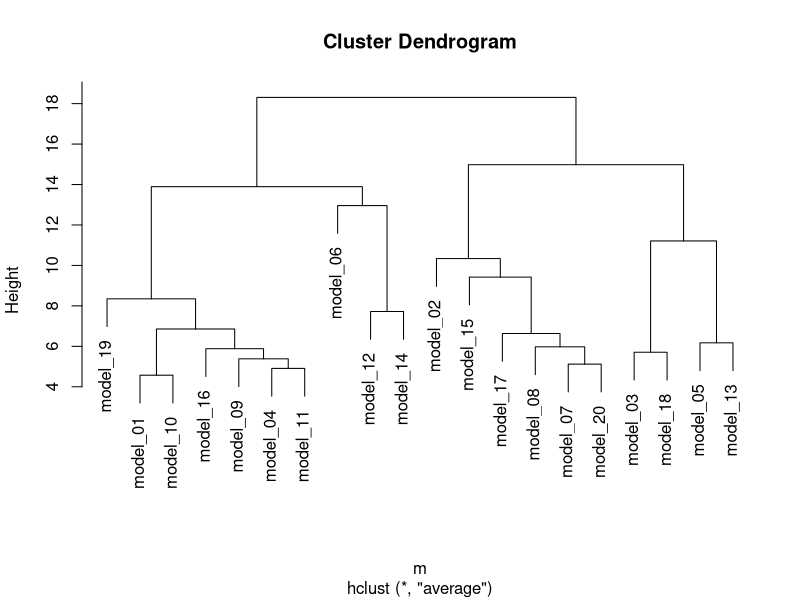
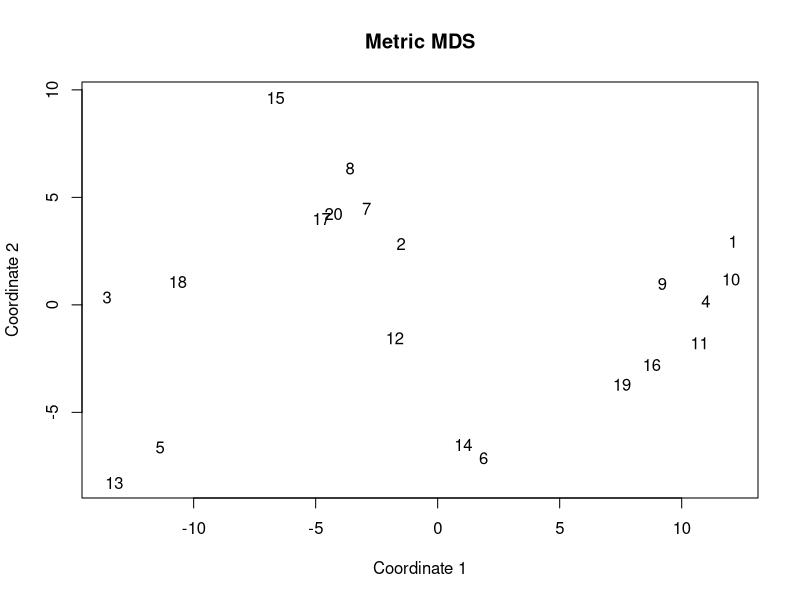

R code for these plots, in order: (Note: this script raises an error after producing the figures.)
## ---- chunk 1
knitr::opts_chunk$set(echo = TRUE)
library(party)
library(MASS)
library(ROCR)
## ---- chunk 2
# Ejecute el código debajo para obtener la matriz de distancias.
dist_data <- data.frame(
  model_01 = c(0, 16.4852, 26.7001, 6.6758, 25.6860, 17.2724, 16.4360, 17.5262, 5.7859, 4.5729, 7.3545, 16.2985, 27.9932, 15.6142, 20.5686, 9.3243, 17.8689, 23.9115, 10.3299, 17.2828),
  model_02 = c(16.4852, 0, 18.2345, 17.7663, 16.3651, 11.7960, 8.2189, 10.8417, 15.2919, 16.4171, 16.9726, 13.7641, 18.3786, 14.3336, 11.6759, 17.1467, 11.2420, 16.8094, 13.8109, 9.7168),
  model_03 = c(26.7001, 18.2345, 0, 24.9232, 10.1868, 21.4135, 14.6915, 14.5236, 23.4392, 26.3174, 24.9146, 14.3248, 11.5938, 17.7416, 14.0819, 23.1910, 11.6983, 5.7072, 22.7548, 12.6613),
  model_04 = c(6.6758, 17.7663, 24.9232, 0, 24.0685, 16.6095, 16.4687, 17.1476, 5.2863, 5.8117, 4.9092, 14.5118, 26.3781, 13.4018, 21.3679, 5.9685, 17.0221, 22.1496, 8.6671, 16.8856),
  model_05 = c(25.6860, 16.3651, 10.1868, 24.0685, 0, 16.1106, 15.2739, 16.7502, 22.4373, 25.0151, 23.1993, 13.3762, 6.1724, 13.9120, 17.6865, 21.5592, 13.8006, 10.6359, 20.0988, 13.9501),
  model_06 = c(17.2724, 11.7960, 21.4135, 16.6095, 16.1106, 0, 14.4798, 17.2628, 15.2802, 15.9306, 14.9138, 15.1275, 17.7061, 10.7905, 20.2664, 14.7562, 17.0877, 20.1955, 10.3066, 15.7021),
  model_07 = c(16.4360, 8.2189, 14.6915, 16.4687, 15.2739, 14.4798, 0, 6.1707, 14.5125, 16.2804, 16.4638, 10.9738, 17.2864, 13.7019, 9.7053, 15.8147, 7.5667, 12.4539, 14.3201, 5.1190),
  model_08 = c(17.5262, 10.8417, 14.5236, 17.1476, 16.7502, 17.2628, 6.1707, 0, 15.4003, 17.7589, 17.6089, 10.9059, 18.4387, 14.6958, 9.3566, 16.5306, 6.8907, 11.9384, 16.3907, 5.7788),
  model_09 = c(5.7859, 15.2919, 23.4392, 5.2863, 22.4373, 15.2802, 14.5125, 15.4003, 0, 5.8535, 5.4776, 12.8612, 24.8279, 12.1619, 18.9797, 6.3361, 15.0996, 20.5545, 7.8011, 14.8662),
  model_10 = c(4.5729, 16.4171, 26.3174, 5.8117, 25.0151, 15.9306, 16.2804, 17.7589, 5.8535, 0, 5.9455, 16.1058, 27.3436, 14.7760, 21.2119, 8.1079, 17.9523, 23.6218, 8.6544, 17.3343),
  model_11 = c(7.3545, 16.9726, 24.9146, 4.9092, 23.1993, 14.9138, 16.4638, 17.6089, 5.4776, 5.9455, 0, 14.0077, 25.4121, 12.1996, 21.7709, 5.3425, 17.2134, 22.1693, 7.0570, 16.9675),
  model_12 = c(16.2985, 13.7641, 14.3248, 14.5118, 13.3762, 15.1275, 10.9738, 10.9059, 12.8612, 16.1058, 14.0077, 0, 15.3454, 7.7219, 15.2254, 11.7657, 8.6621, 11.5023, 13.0254, 9.2705),
  model_13 = c(27.9932, 18.3786, 11.5938, 26.3781, 6.1724, 17.7061, 17.2864, 18.4387, 24.8279, 27.3436, 25.4121, 15.3454, 0, 15.6845, 19.9546, 23.6483, 15.9775, 12.4275, 22.0478, 16.2506),
  model_14 = c(15.6142, 14.3336, 17.7416, 13.4018, 13.9120, 10.7905, 13.7019, 14.6958, 12.1619, 14.7760, 12.1996, 7.7219, 15.6845, 0, 19.1618, 9.8197, 12.9266, 15.5429, 10.1634, 13.0122),
  model_15 = c(20.5686, 11.6759, 14.0819, 21.3679, 17.6865, 20.2664, 9.7053, 9.3566, 18.9797, 21.2119, 21.7709, 15.2254, 19.9546, 19.1618, 0, 21.3889, 9.5500, 13.0831, 20.3184, 9.0762),
  model_16 = c(9.3243, 17.1467, 23.1910, 5.9685, 21.5592, 14.7562, 15.8147, 16.5306, 6.3361, 8.1079, 5.3425, 11.7657, 23.6483, 9.8197, 21.3889, 0, 15.8248, 20.3619, 7.5788, 15.8322),
  model_17 = c(17.8689, 11.2420, 11.6983, 17.0221, 13.8006, 17.0877, 7.5667, 6.8907, 15.0996, 17.9523, 17.2134, 8.6621, 15.9775, 12.9266, 9.5500, 15.8248, 0, 9.0847, 15.9460, 5.4431),
  model_18 = c(23.9115, 16.8094, 5.7072, 22.1496, 10.6359, 20.1955, 12.4539, 11.9384, 20.5545, 23.6218, 22.1693, 11.5023, 12.4275, 15.5429, 13.0831, 20.3619, 9.0847, 0, 20.4288, 10.1646),
  model_19 = c(10.3299, 13.8109, 22.7548, 8.6671, 20.0988, 10.3066, 14.3201, 16.3907, 7.8011, 8.6544, 7.0570, 13.0254, 22.0478, 10.1634, 20.3184, 7.5788, 15.9460, 20.4288, 0, 15.2810),
  model_20 = c(17.2828, 9.7168, 12.6613, 16.8856, 13.9501, 15.7021, 5.1190, 5.7788, 14.8662, 17.3343, 16.9675, 9.2705, 16.2506, 13.0122, 9.0762, 15.8322, 5.4431, 10.1646, 15.2810, 0)
)
rownames(dist_data) <- colnames(dist_data)
dist_data <- as.dist(dist_data)
## ---- chunk 3
# mat_file <- read.table(
#   file="data\\dist_mat.txt"
# )

# m <- as.dist(mat_file)

m <-  as.dist(dist_data)


hc <- hclust(m, method="average")


plot(hc)

fit <- cmdscale(
  m, eig=TRUE, k=2)


# plot solution
x <- fit$points[,1]
y <- fit$points[,2]
plot(
  x,
  y,
  xlab="Coordinate 1",
  ylab="Coordinate 2",
  main="Metric MDS",
  pch=19,
  col="#ffffff88")

text(
  x,y, c(1:20)
)


clusters <- cutree(hc,k = 4)
clusters[clusters==1]
clusters[clusters==2]
clusters[clusters==3]
clusters[clusters==4]

fit
## ---- chunk 4
# Cambiar la ruta de acceso al archivo.
docking_data <- read.table("data/hdock_5ecae82ecf8f7.txt")
colnames(docking_data) <- c("X", "Y", "Z", "Rot1", "Rot2", "Rot3", "Energ", "?", "?")
## ---- chunk 5

docking_data <- read.table("data/hdock_5ecae82ecf8f7.txt")
colnames(docking_data) <- c("X", "Y", "Z", "Rot1", "Rot2", "Rot3", "Energ", "?", "?")

pca <- prcomp(
  docking_data[,1:6],
  center = TRUE,
  scale. = TRUE
)

spca <- summary(pca)

plot(
  pca$x[,"PC1"],
  pca$x[,"PC2"],
  pch=19,
  cex=0.6,
  xlab=paste("PC1", spca$importance[2,1]),
  ylab=paste("PC2", spca$importance[2,2]),
  col=kclu$cluster
)

kclu <- kmeans(
  docking_data[,1:6],
  3)

bpdata <- cbind(
  E = docking_data$Energ,
  C = kclu$cluster
)

boxplot(
  E ~ C,
  bpdata
)

anova_results <- aov(
  E ~ C,
  data.frame(bpdata)
)
summary(anova_results)
## ---- chunk 6
expdata <- data.frame(
  matrix(
    data=c(
      "11.076", "0", "1", "0", "1", "1", "0", "0", "1", "Signaling",
       "6.982", "0", "0", "1", "0", "0", "0", "1", "1", "Metabolism",
       "3.641", "0", "0", "1", "0", "1", "0", "0", "1", "Stress",
       "9.778", "0", "0", "1", "1", "1", "1", "0", "0", "Stress",
      "10.995", "0", "1", "0", "1", "0", "0", "1", "1", "Signaling",
       "7.213", "0", "1", "0", "1", "0", "1", "0", "1", "Signaling",
       "9.292", "0", "0", "1", "0", "1", "1", "1", "0", "Stress",
       "7.437", "0", "0", "0", "0", "1", "0", "1", "0", "Signaling",
       "1.381", "1", "0", "0", "0", "1", "1", "0", "1", "Signaling",
      "14.812", "0", "0", "1", "1", "0", "1", "1", "0", "Stress",
       "3.536", "1", "0", "0", "0", "1", "0", "0", "1", "Signaling",
       "8.384", "0", "0", "0", "0", "1", "0", "1", "1", "Metabolism",
       "5.433", "0", "0", "0", "0", "1", "1", "1", "1", "Signaling",
       "7.068", "1", "0", "0", "1", "1", "1", "0", "0", "Signaling",
      "-0.962", "1", "1", "0", "0", "1", "0", "0", "0", "Metabolism",
       "3.725", "0", "0", "1", "0", "1", "1", "0", "0", "Stress",
      "12.031", "1", "0", "0", "1", "0", "1", "1", "0", "Signaling",
       "2.779", "1", "0", "1", "0", "1", "0", "0", "1", "Metabolism",
       "4.730", "1", "1", "1", "0", "0", "0", "0", "1", "Metabolism",
      "13.597", "1", "1", "0", "1", "0", "0", "1", "0", "Metabolism",
       "8.690", "0", "1", "0", "1", "0", "0", "0", "1", "Metabolism",
       "2.394", "0", "1", "0", "0", "1", "1", "1", "0", "Signaling",
      "12.631", "0", "0", "0", "1", "0", "1", "1", "0", "Signaling",
       "9.043", "0", "0", "1", "0", "1", "0", "1", "0", "Stress",
      "11.414", "0", "0", "0", "1", "0", "0", "1", "1", "Signaling",
       "5.610", "0", "1", "1", "0", "0", "0", "1", "1", "Metabolism",
      "10.922", "0", "0", "1", "1", "1", "0", "0", "0", "Stress",
       "5.502", "1", "0", "0", "0", "1", "0", "0", "0", "Signaling",
       "3.769", "1", "1", "0", "0", "1", "0", "1", "0", "Metabolism",
       "2.601", "1", "1", "1", "0", "0", "1", "0", "0", "Metabolism"
      ),
    byrow = TRUE,
    ncol=10,
  ),
  stringsAsFactors = FALSE
)

expdata[,1] <- as.numeric(expdata[,1])
expdata[,2] <- as.numeric(expdata[,2])
expdata[,3] <- as.numeric(expdata[,3])
expdata[,4] <- as.numeric(expdata[,4])
expdata[,5] <- as.numeric(expdata[,5])
expdata[,6] <- as.numeric(expdata[,6])
expdata[,7] <- as.numeric(expdata[,7])
expdata[,8] <- as.numeric(expdata[,8])
expdata[,9] <- as.numeric(expdata[,9])
expdata[,10] <- factor(expdata[,10])
rownames(expdata) <- c(
  "BN43692", "BN14803", "BN09935", "BN41071", "BN79318", "BN28948", "BN57814",
  "BN29770", "BN05403", "BN99720", "BN59592", "BN83110", "BN08049", "BN97505",
  "BN04609", "BN44066", "BN50732", "BN68717", "BN16980", "BN60240", "BN66629",
  "BN55826", "BN48684", "BN82698", "BN09817", "BN53059", "BN92537", "BN09699",
  "BN36675", "BN33697"
)
colnames(expdata) <- c("Expr", "BN55201", "BN91693", "BN56179", "BN19314",
                       "BN41333", "BN41266", "BN56652", "BN02864", "Type")
expdata
## ---- chunk 7
network <- expand.grid(
  c(TRUE, FALSE),
  c(TRUE, FALSE),
  c(TRUE, FALSE),
  c(TRUE, FALSE),
  c(TRUE, FALSE),
  c(TRUE, FALSE),
  c(TRUE, FALSE),
  c(TRUE, FALSE))
network <- network[rowSums(network)>=2 & rowSums(network)<=4,]
network <- apply(network, 2, as.integer)
network <- network[sample(1:nrow(network), 30),]

explev <- c(
  0.03,
  -2,
  0.5,
  7,
  0.1,
  -0.6,
  4,
  0.01
)

net_lev <- apply(
  network,
  1,
  FUN=function(x) sum(x*explev)
) + rnorm(nrow(network), 3, 1.5)


net_level <- as.data.frame(cbind(
  net_lev, network
))

a <- rep(c('Metabolism'), nrow(net_level))
a[ runif(nrow(net_level))>0.4] <- c('Signaling')
a[ runif(nrow(net_level))>0.8] <- c('Stress')

net_level$type <- factor(a)

net_level <- expdata

## ---- chunk 8
model <- lm(
  Expr ~ BN55201 + BN91693 + BN56179 + BN19314+ BN41333 + BN41266 + BN56652 + BN02864,
  data = net_level
)

coefficients(model)

summary(model)
## ---- chunk 9
swap <- function(df) {
  v <- df$Type
  f <- runif(1,1,length(v))
  t <- runif(1,1,length(v))
  v[c(f, t)] <- v[c(t, f)]
  df$Type <- v
  return(df)
}
best <- 0
## ---- chunk 10
  clas <- lda(
    Type ~ BN55201 + BN91693 + BN56179 + BN19314+ BN41333 + BN41266 + BN56652 + BN02864,
    data=net_level
  )
 prediction <- predict(clas, net_level)
 mean(prediction$class==net_level$Type)
## ---- chunk 11
for (i in 0:1000) {
  clas <- lda(
    Type ~ BN55201 + BN91693 + BN56179 + BN19314+ BN41333 + BN41266 + BN56652 + BN02864,
    data=net_level
  )
  old <- net_level$Type
  net_level <- swap(net_level)
  
  prediction <- predict(clas, net_level)
  performance <- mean(prediction$class==net_level$Type)
  if ( performance > best) {
    best <- performance
  } else {
    net_level$Type <- old
  }
}
c(performance, best)
## ---- chunk 12

gene_names <- sample(sprintf("BN%05i", c(1:99999)), 38)
target_names <- gene_names[1:30]
reg_names <- gene_names[31:38]

colnames(net_level) <- c("Expr.", reg_names, "Type")
rownames(net_level) <- target_names

write.table(file="data\\genes_expre.txt",x=net_level)
## ---- chunk 13

cov_data <- read.table("data/covdata.txt")
  pred <- prediction(
    predictions = cov_data$mi,
    labels = cov_data$is_contact
  )
  auc_value <- performance(pred, "auc")@y.values[[1]]
  auc_value

    model <- glm(
    is_contact ~ dca + mi,
    data=cov_data,
    family = "binomial"
  )

  predictions_mo <- predict(model, cov_data)    
  
  pred_mi <- prediction(
      predictions = predictions_mo,
      labels = cov_data$is_contact
  )
  auc_value_mi <- performance(pred_mi, "auc")@y.values[[1]]  

## ---- chunk 14

cov_data <- data.frame(
  t(combn(c(1:105), 2))
)


cov_data$dca <- rlnorm(nrow(cov_data) , meanlog = 2, sdlog = 0.5)/100
hist(cov_data$dca,100)

mi_values <- rnorm(
  nrow(cov_data),
  mean = 0, 0.4)
mi_values <- mi_values[order(mi_values)]

head(mi_values)

mi_error <- rnorm(
  nrow(cov_data), 
  mean = 0, 0.12)

cov_data$mi <- mi_values

hist(mi_values)
dca_order <- order(cov_data$dca)
cov_data$mi[dca_order] <- mi_values + mi_error

plot(
  cov_data$mi,
  cov_data$dca
)

contacts <- as.numeric(runif(nrow(cov_data))) < (195 / nrow(cov_data))
cov_data$contacts <- contacts
sum(contacts)

## ---- chunk 15
swap <- function(vec) {
  pick_true <- sample(which(vec), 1)
  pick_false <- sample(which(!vec), 1)
  vec[pick_true] <- FALSE
  vec[pick_false] <- TRUE
  return(vec)
}

best <- 0
new_contacts <- cov_data$contacts
sum(new_contacts)
## ---- chunk 16

for (i in  c(1:1000)) {
  old_contacts <- new_contacts
  new_contacts <- swap(new_contacts)
  pred <- prediction(
    predictions = cov_data$dca,
    labels = new_contacts
  )
  auc_value <- performance(pred, "auc")@y.values[[1]]
  if (auc_value>best) {
    best <- auc_value
    if (auc_value>0.84){
      break
    }
  } else {
    new_contacts <- old_contacts
  }
}

## ---- chunk 17

pred <- prediction(
    predictions = cov_data$mi,
    labels = new_contacts
)
auc_value <- performance(pred, "auc")@y.values[[1]]
auc_value

cov_data$con <- as.numeric(new_contacts)

## ---- chunk 18
swap_mi<- function(df) {
  mi <- df$mi
  a <- sample(c(1:nrow(df)), 2)
  tmp <- df$mi[a[1]]
  mi[a[1]] <- df$mi[a[2]]    
  mi[a[2]] <- tmp
  df$mi <- mi
  return(df)
}

best_mi <- 0.834
best_model <- 0

## ---- chunk 19
for (i in c(1:10000)) {
  old_mi <- cov_data$mi
  cov_data <- swap_mi(cov_data)
  model <- glm(
    con ~ dca + mi,
    data=cov_data,
    family = "binomial"
  )

  pred_mi <- prediction(
      predictions = cov_data$mi,
      labels = new_contacts
  )
  auc_value_mi <- performance(pred_mi, "auc")@y.values[[1]]
  
  predictions_mo <- predict(model, cov_data)
  pred <- prediction(
      predictions = predictions_mo,
      labels = new_contacts
  )
  
  auc_value_model <- performance(pred, "auc")@y.values[[1]]
  
  if (auc_value_mi<= best_mi && auc_value_model > best_model) {
    best_model <- auc_value_model
  } else {
    cov_data$mi <- old_mi    
  }
  if (auc_value_model > 0.91) {
    break
  }
}

write.table(
  x=cov_data,
  file="covdata.txt"
)

cdata <- read.table("covdata.txt")

## ---- chunk 20
library(gtools)

? permutations
permutations(
  4,4,c("INv hist.", "Laberinto", "Merianda", "Baile")
)
